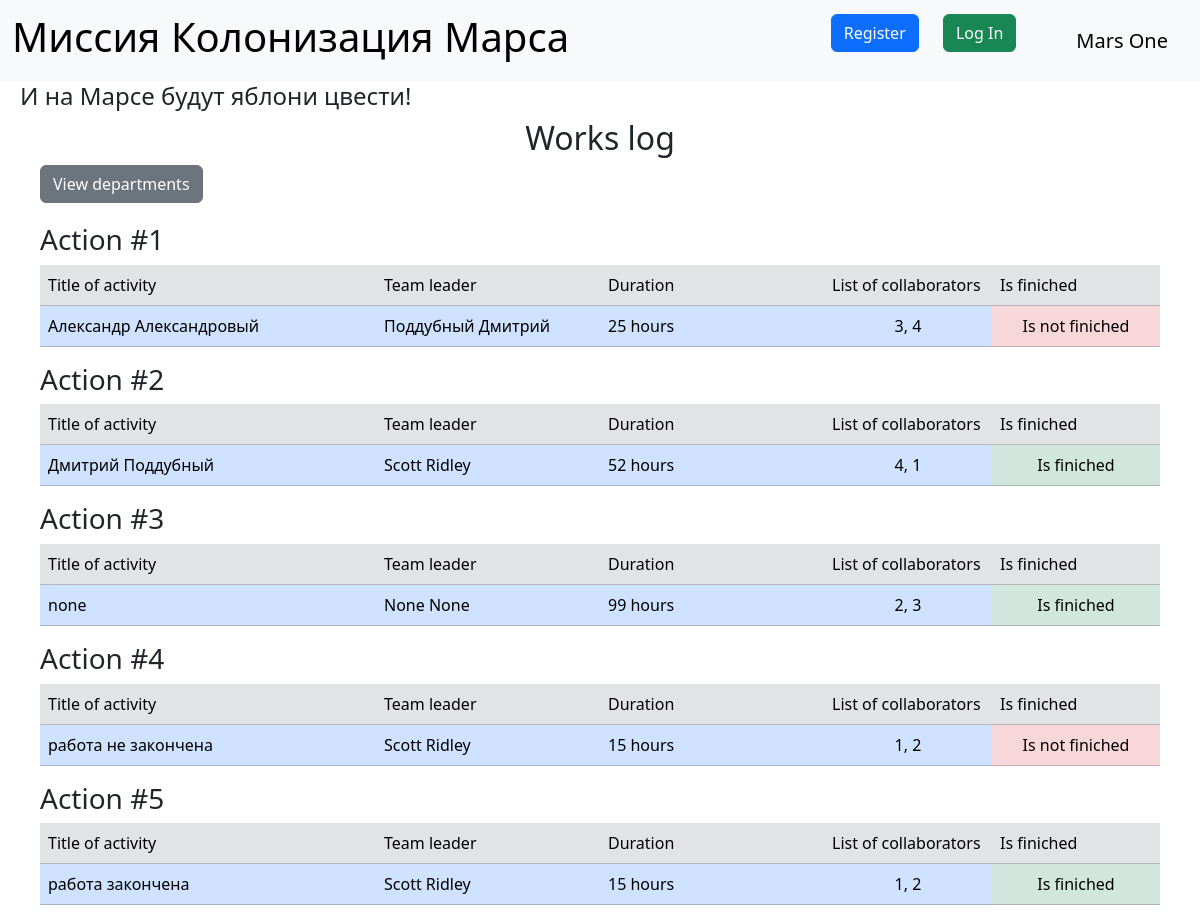
Before: / with the older database file.
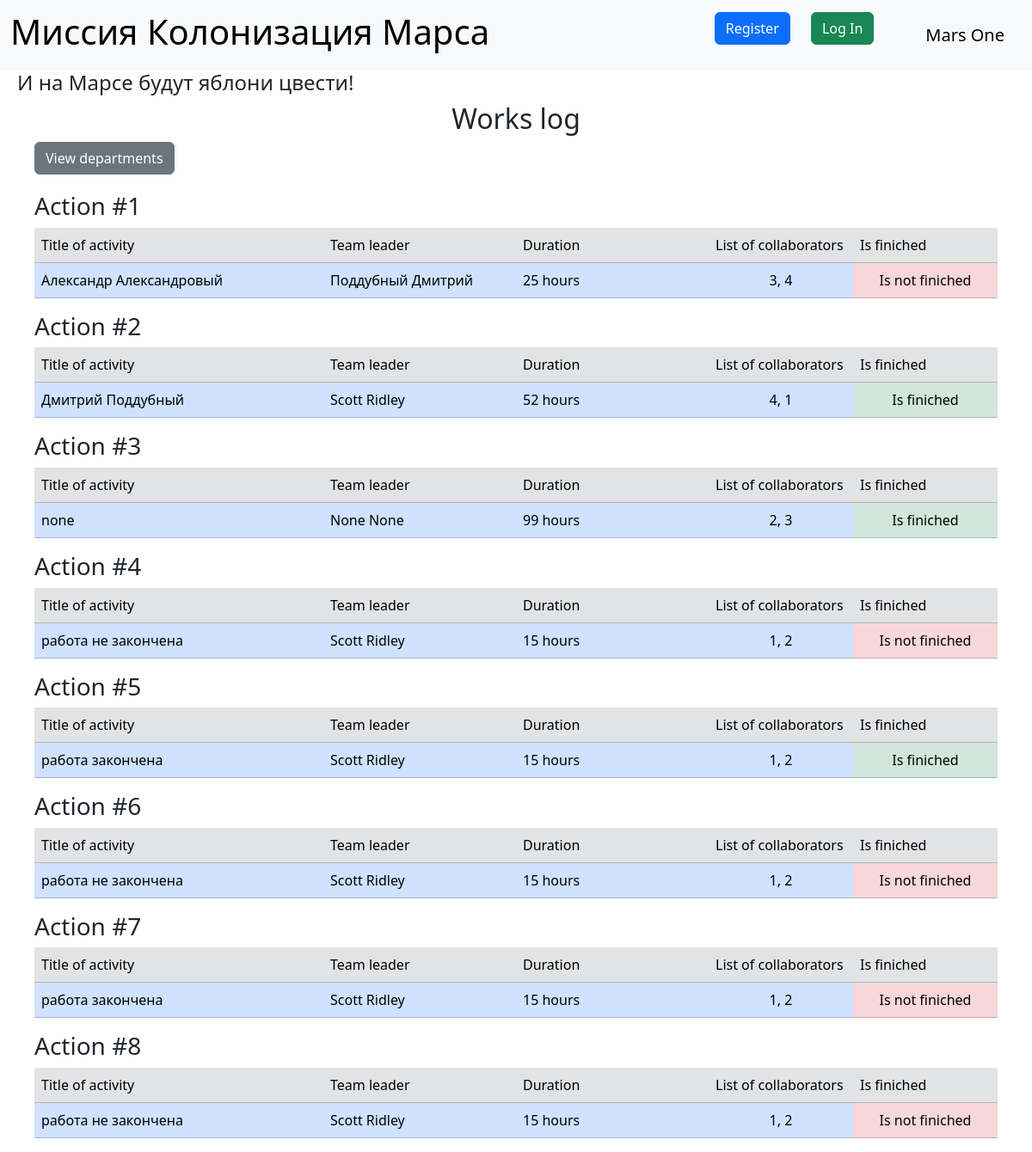
After: the same page with the newer database file.
### data/jobs.py (models this page shows, shortened)
class Jobs(SqlAlchemyBase, SerializerMixin):
    __tablename__ = 'jobs'
    id = sqlalchemy.Column(sqlalchemy.Integer, primary_key=True, autoincrement=True)
    job = sqlalchemy.Column(sqlalchemy.String, nullable=True)
    work_size = sqlalchemy.Column(sqlalchemy.Integer, nullable=True)
    collaborators = sqlalchemy.Column(sqlalchemy.String, nullable=True)
    start_date = sqlalchemy.Column(sqlalchemy.DateTime, nullable=True)
    end_date = sqlalchemy.Column(sqlalchemy.DateTime, nullable=True)
    is_finished = sqlalchemy.Column(sqlalchemy.Boolean, nullable=True)
    team_leader = sqlalchemy.Column(sqlalchemy.Integer, sqlalchemy.ForeignKey("users.id"))
    creator = sqlalchemy.Column(sqlalchemy.Integer, default=1)
    user = orm.relationship('User')

### main.py (the view)
@app.route('/')
def name():
    db_sess = db_session.create_session()
    jobs = db_sess.query(Jobs).all()
    users = db_sess.query(User).all()
    names = {user.id: f'{user.surname} {user.name}' for user in users}
    return render_template('index.html', jobs=jobs, names=names, title='Work Log')

### data/db_session.py (called while the page is built)
def create_session() -> Session:
    global __factory
    return __factory()

### templates/index.html (shortened to what this page needs)
{% extends "base.html" %}
{% block content %}
<h2 align="center">Works log</h2>
    <a href="/departments" class="btn btn-secondary" style="margin-right: 20px; margin-left: 40px">View departments</a>
<div style="padding-right: 40px; padding-left: 40px; padding-top: 20px">
    {% for job in jobs %}
    <h3>Action #{{ loop.index }}</h3>
    <table class="table" align="center">
        <thead>
        <tr class="table-secondary">
            <td width="30%">Title of activity</td>
            <td width="20%">Team leader</td>
            <td width="20%">Duration</td>
            <td width="15%">List of collaborators</td>
            <td width="15%">Is finiched</td>
        </tr>
        </thead>
        <tr class="table-primary table-center-vertical">
            <td>{{ job.job }}</td>
            <td>{{ names[job.team_leader] }}</td>
            <td>{{ job.work_size }} hours</td>
            <td align="center">{{ job.collaborators }}</td>
            {% if job.is_finished %}
            <td class="table-success" align="center">Is finiched</td>
            {% else %}
            <td class="table-danger" align="center">Is not finiched</td>
            {% endif %}
        </tr>
    </table>
    {% endfor %}
</div>
{% endblock %}

### templates/base.html (shortened to what this page needs)
<!doctype html>
<html lang="en">
<head>
    <link href="https://cdn.jsdelivr.net/npm/bootstrap@5.3.3/dist/css/bootstrap.min.css" rel="stylesheet"
>
    <link href="{{ url_for('static', filename='css/style.css') }}" rel="stylesheet">
</head>
<body>
<nav class="navbar navbar-expand-lg bg-body-tertiary">
    <div class="container-fluid">
        <h1 class="navbar-brand"><a class="return-main" href="/">Миссия Колонизация Марса</a></h1>
        <div class="collapse navbar-collapse nav-bar" id="navbarText">
            <div class="">
                {% if current_user.is_authenticated %}
                <a class="navbar-brand" href="/logout">{{ current_user.name }} {{ current_user.surname }}</a>
                <a class="btn btn-primary" href="/logout">Logout</a>
                {% else %}
                <p>
                    <a class="btn btn-primary " href="/register">Register</a>
                    <a class="btn btn-success" href="/login">Log In</a>
                </p>
                {% endif %}
            </div>
                <a class="navbar-brand" href="#">Mars One</a>
        </div>
    </div>
</nav>
<h4>И на Марсе будут яблони цвести!</h4>
<main role="main" class="contener">
    {% block content %}{% endblock %}
</main>
</body>
</html>

### static/css/style.css (style rules this page uses)
h4 { margin-left: 20px; }
.table-center-vertical * { vertical-align: middle; }
.nav-bar * { margin-right: 20px; }
.return-main { text-decoration: none; color: black; display: inline-block; font-size: 2.5rem; }

Changed rows visible on the page:
added Jobs: job "работа не закончена", team_leader "Scott Ridley", work_size "15", collaborators "1, 2", is_finished "Is not finiched"
added Jobs: job "работа закончена", team_leader "Scott Ridley", work_size "15", collaborators "1, 2", is_finished "Is not finiched"
added Jobs: job "работа не закончена", team_leader "Scott Ridley", work_size "15", collaborators "1, 2", is_finished "Is not finiched"
